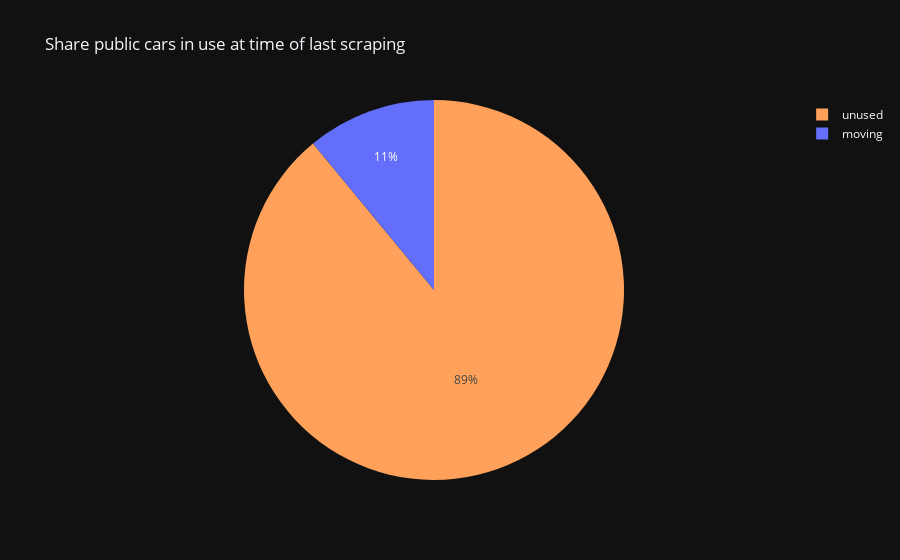

Notebook source saved alongside this figure:
### Code cell
# moving or unused cars

moving_status = ['BOOKED_BY_USER', 'USER_IN_RIDE', 'PAUSED_BY_USER', 'CAR_SUBSCRIPTION']
status_count['moving'] = status_count['status'].isin(moving_status).map({True: 'moving', False: 'unused'})
px.pie(status_count,
        names='moving',
        values='count',
        title="Share of public cars in use at time of last scraping",
        color='moving',
        color_discrete_map={'moving': px.colors.qualitative.Plotly[0], 'unused': px.colors.qualitative.Plotly[4]})

### Figure 1 — Plotly figure (JSON) as saved in the notebook; plotly's stock layout.template omitted (floating-point values rounded to 4 significant figures)
{"data": [{"customdata": [["unused"], ["unused"], ["moving"], ["unused"], ["moving"], ["unused"], ["unused"], ["moving"], ["unused"], ["unused"], ["unused"], ["unused"], ["moving"], ["unused"], ["unused"], ["unused"], ["unused"], ["unused"], ["unused"], ["unused"], ["unused"], ["unused"], ["unused"], ["unused"]], "domain": {"x": [0.0, 1.0], "y": [0.0, 1.0]}, "hovertemplate": "moving=%{customdata[0]}<br>count=%{value}<extra></extra>", "labels": ["unused", "unused", "moving", "unused", "moving", "unused", "unused", "moving", "unused", "unused", "unused", "unused", "moving", "unused", "unused", "unused", "unused", "unused", "unused", "unused", "unused", "unused", "unused", "unused"], "legendgroup": "", "marker": {"colors": ["#FFA15A", "#FFA15A", "#636EFA", "#FFA15A", "#636EFA", "#FFA15A", "#FFA15A", "#636EFA", "#FFA15A", "#FFA15A", "#FFA15A", "#FFA15A", "#636EFA", "#FFA15A", "#FFA15A", "#FFA15A", "#FFA15A", "#FFA15A", "#FFA15A", "#FFA15A", "#FFA15A", "#FFA15A", "#FFA15A", "#FFA15A"]}, "name": "", "showlegend": true, "values": [14888, 4224, 1584, 1358, 734, 642, 425, 421, 319, 313, 312, 242, 88, 46, 39, 36, 21, 11, 9, 8, 3, 1, 1, 1], "type": "pie"}], "layout": {"legend": {"tracegroupgap": 0}, "title": {"text": "Share public cars in use at time of last scraping"}}}
